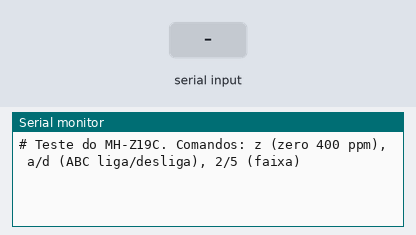
Bench run of a sketch on a simulated Arduino Uno, built with avr-gcc and run on an emulated ATmega328P. Parts: the last lines printed to the serial monitor. Inputs (shaded band) come from the test bench.

Above: at 1.2 s.
1.3 s: "z" received over Serial
At 2.5 s:
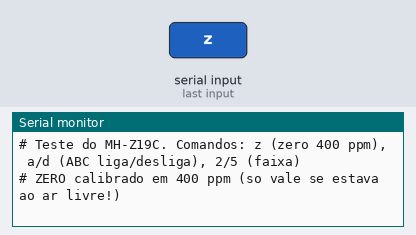
2.8 s: "a" received over Serial
At 3.9 s:
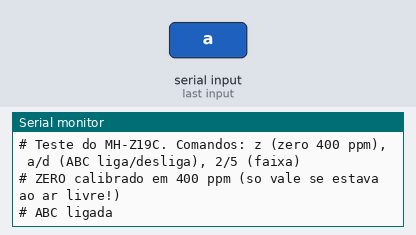
5.8 s: "d" received over Serial
At 6.2 s:
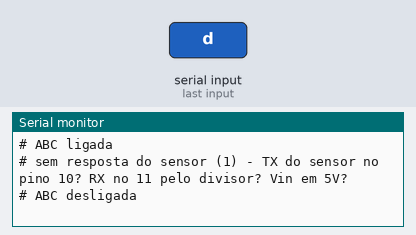
7.3 s: "2" received over Serial
At 8.5 s:
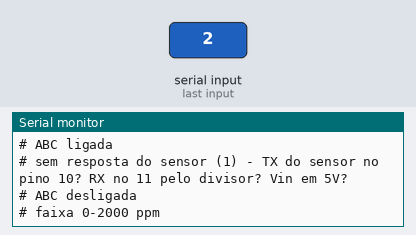

The sketch:

05_mhz19c_uno.ino
```cpp
/*
  05 - Teste do MH-Z19C: CO2 de verdade, por infravermelho (NDIR)
  Placa: Arduino Uno/Nano     Bibliotecas: SoftwareSerial (vem com o core AVR)

  MH-Z19C (manual Winsen v1.2): 9 pinos em DUAS fileiras - leia os NOMES na placa:
    fileira 1: HD  SR  Tx  Rx  Vo        fileira 2: PWM  AOT  GND  Vin
    SR e Vo sao reservados (nao ligar). HD = zero manual (0 V por 7 s: nao ligar!). AOT = saida analogica 0,4-2 V.
  Ligacoes:
    Vin -> 5V (5,0 V +-0,1 V; pico 125 mA)        GND -> GND
    TX do sensor -> pino 10 do Uno (direto: 3,3 V passa do limiar de 3,0 V do Uno - funciona, com margem pequena)
    RX do sensor <- pino 11 do Uno ATRAVES do divisor 1 k / 2 k:
         pino 11 -> 1 k -> RX do sensor -> 2 k -> GND      (5 V viram 3,3 V; a UART do sensor e de 3,3 V)

  Protocolo: 9600 baud. Pedido de 9 bytes  FF 01 86 00 00 00 00 00 79
             Resposta de 9 bytes          FF 86 HH LL TT SS -- -- CS   (CO2 = HH*256 + LL)
             checksum = 0xFF - (soma dos bytes 1 a 7) + 1

  Comandos pelo Monitor Serial (115200 baud, "Nova linha"):
    z  calibrar o ZERO em 400 ppm  (so ao ar livre, sensor ligado ha 20-30 min ou mais!)
    a  liga a autocalibracao ABC   (o sensor assume que, 1 vez a cada 24 h, o ar chega a 400 ppm)
    d  desliga a ABC               (recomendado em sala que fica sempre fechada)
    2  faixa 400-2000 ppm   5  faixa 400-5000 ppm
  (o manual v1.2 do MH-Z19C documenta so 0x86 e 0x79; z (0x87) e 2/5 (0x99) sao do manual do MH-Z19B e o C os aceita)
*/
#include <SoftwareSerial.h>

SoftwareSerial co2Serial(10, 11);       // RX (recebe do TX do sensor), TX (vai ao RX do sensor)
const unsigned long PREAQUECIMENTO_MS = 60000UL;    // 1 min (manual do MH-Z19C v1.2; o MH-Z19B pedia 3 min)
const unsigned long INTERVALO_MS = 5000;
unsigned long ultima = 0, falhas = 0;
bool aquecido = false;

// monta o pacote de 9 bytes com o checksum e envia
void enviarComando(uint8_t cmd, uint8_t b3 = 0, uint8_t b6 = 0, uint8_t b7 = 0) {
  uint8_t p[9] = {0xFF, 0x01, cmd, b3, 0x00, 0x00, b6, b7, 0x00};
  uint8_t soma = 0;
  for (int i = 1; i < 8; i++) soma += p[i];
  p[8] = 0xFF - soma + 1;
  while (co2Serial.available()) co2Serial.read();    // descarta restos
  co2Serial.write(p, 9);
}

// pede a leitura; devolve o CO2 em ppm ou -1 (sem resposta / checksum errado)
int lerCO2(int &temperatura, uint8_t &status) {
  enviarComando(0x86);
  uint8_t r[9];
  if (co2Serial.readBytes(r, 9) != 9) return -1;
  if (r[0] != 0xFF || r[1] != 0x86) return -1;
  uint8_t soma = 0;
  for (int i = 1; i < 8; i++) soma += r[i];
  if ((uint8_t)(0xFF - soma + 1) != r[8]) return -1;
  temperatura = (int)r[4] - 40;       // temperatura interna (grosseira, nao use como termometro)
  status = r[5];
  return r[2] * 256 + r[3];
}

const char* qualidade(int ppm) {
  if (ppm <= 800) return "boa";
  if (ppm <= 1000) return "moderada";
  if (ppm <= 1500) return "ruim - ventile";
  return "muito ruim - abra janelas";
}

void setup() {
  Serial.begin(115200);
  co2Serial.begin(9600);
  co2Serial.setTimeout(300);
  Serial.println(F("# Teste do MH-Z19C. Comandos: z (zero 400 ppm), a/d (ABC liga/desliga), 2/5 (faixa)"));
}

void loop() {
  if (Serial.available()) {
    char c = Serial.read();
    if (c == 'z') { enviarComando(0x87); Serial.println(F("# ZERO calibrado em 400 ppm (so vale se estava ao ar livre!)")); }
    if (c == 'a') { enviarComando(0x79, 0xA0); Serial.println(F("# ABC ligada")); }
    if (c == 'd') { enviarComando(0x79, 0x00); Serial.println(F("# ABC desligada")); }
    if (c == '2') { enviarComando(0x99, 0, 2000 >> 8, 2000 & 0xFF); Serial.println(F("# faixa 0-2000 ppm")); }
    if (c == '5') { enviarComando(0x99, 0, 5000 >> 8, 5000 & 0xFF); Serial.println(F("# faixa 0-5000 ppm")); }
  }
  if (millis() - ultima < INTERVALO_MS) return;
  ultima = millis();

  int temperatura; uint8_t status;
  int ppm = lerCO2(temperatura, status);
  if (ppm < 0) {
    falhas++;
    Serial.print(F("# sem resposta do sensor (")); Serial.print(falhas);
    Serial.println(F(") - TX do sensor no pino 10? RX no 11 pelo divisor? Vin em 5V?"));
    return;
  }
  if (millis() >= PREAQUECIMENTO_MS) aquecido = true;
  if (!aquecido) {
    Serial.print(F("# aquecendo (")); Serial.print((PREAQUECIMENTO_MS - millis()) / 1000);
    Serial.print(F(" s): leitura ainda nao vale -> ")); Serial.println(ppm);
    return;
  }
  Serial.print(F("CO2_ppm:")); Serial.print(ppm);
  Serial.print(F(" Temp_interna_C:")); Serial.print(temperatura);
  Serial.print(F("  ar ")); Serial.println(qualidade(ppm));
}
```

Measured:
- after the input at 1.3 s, the serial monitor: prints a new line at once (image 1)
- after the input at 2.8 s, the serial monitor: prints a new line at once (image 2)
- after the input at 5.8 s, the serial monitor: prints a new line at once (image 3)
- after the input at 7.3 s, the serial monitor: prints a new line at once (image 4)
